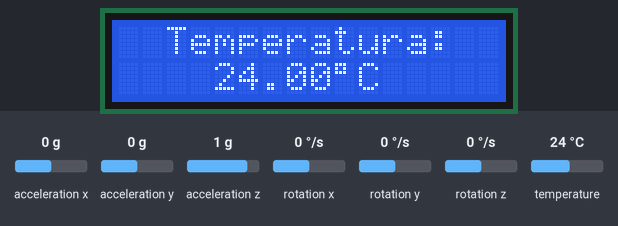
Recording of a sketch running on a simulated Arduino Uno, built with avr-gcc and run on an emulated ATmega328P. On the bench: 16×2 character LCD. The test bench sets the inputs (shaded band); at power-on: temperature 24 °C, acceleration x 0 g, acceleration y 0 g, acceleration z 1 g, rotation x 0 °/s, rotation y 0 °/s, rotation z 0 °/s. What the sketch prints to the serial monitor is not drawn.

Above: at 1.3 s.
1.4 s: temperature set to 12 °C
At 3.4 s:
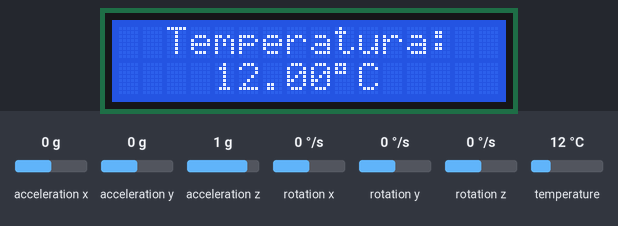
3.7 s: temperature set to 19 °C
At 4.6 s:
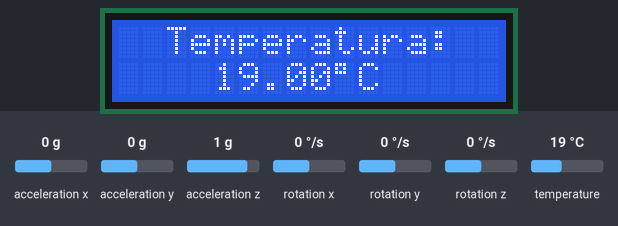
5.7 s: temperature set to 28 °C
At 6.8 s:
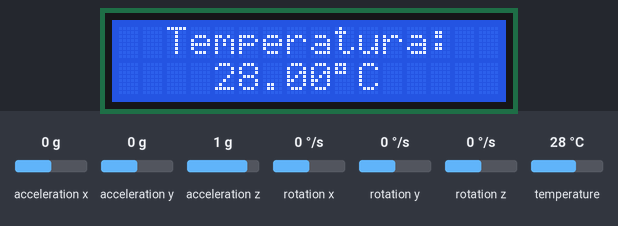
Timing chart, 0 to 8.7 s (numbered marks = the images above; inputs shaded):
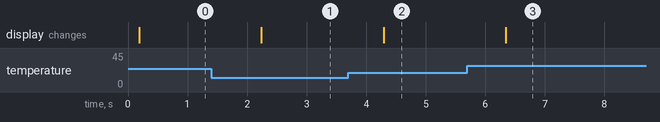

Measured:
- after the input at 1.4 s, the display: changes after 0.84 s (image 1)
- after the input at 3.7 s, the display: changes after 0.59 s (image 2)
- after the input at 5.7 s, the display: changes after 0.64 s (image 3)

The sketch:

gy87_01.ino
```cpp
#include <Adafruit_MPU6050.h>
#include <Adafruit_Sensor.h>
#include <LiquidCrystal_I2C.h>

//MPU6050 object
Adafruit_MPU6050 mpu;
//LCD_I2 object (liquid crystal screen)
LiquidCrystal_I2C lcd = LiquidCrystal_I2C(0x27, 16, 2);

void setup() {
  Serial.begin(115200);
  //while (!Serial)
  //  delay(10);

  // Initiate the LCD:
  lcd.init();
  lcd.backlight();

  // Try to initialize MPU sensor!
  if (!mpu.begin(0x68)) {
    Serial.println("Failed to find MPU6050 chip");
    while (1) {
      delay(10);
    }
  }
  Serial.println("MPU6050 Found!");

  mpu.setAccelerometerRange(MPU6050_RANGE_8_G); //Possible ranges: 2G, 4G, 8G, 16G
  mpu.setGyroRange(MPU6050_RANGE_500_DEG); //Possible ranges: 250deg, 500deg, 1000deg, 2000deg
  mpu.setFilterBandwidth(MPU6050_BAND_5_HZ); //Ranges: 5 Hz, 10 Hz, 21 Hz, 44 Hz, 94 Hz, 184 Hz, 260 Hz

  Serial.println("");
  delay(100);
}


void loop() {
  // Get sensors' values
  sensors_event_t a, gy, temp;
  mpu.getEvent(&a, &gy, &temp);

  Serial.print("Aceleracion X: ");  Serial.print(a.acceleration.x);
  Serial.print(", Y: ");  Serial.print(a.acceleration.y);
  Serial.print(", Z: ");  Serial.print(a.acceleration.z);
  Serial.println(" m/s^2");

  Serial.print("Rotacion X: ");  Serial.print(gy.gyro.x);
  Serial.print(", Y: ");  Serial.print(gy.gyro.y);
  Serial.print(", Z: ");  Serial.print(gy.gyro.z);
  Serial.println(" rad/s");

  Serial.print("Temperatura: "); Serial.print(temp.temperature); Serial.println(" degC");

  Serial.println("");

  //Write in the LCD
  lcd.setCursor(2,0);
  lcd.print("Temperatura:");
  lcd.setCursor(4,1);
  lcd.print(String(temp.temperature, 2)); //Write temperature
  lcd.write((char) 0xDF); //Degree symbol in Hitachi A-00 ROM
  lcd.print("C");

  delay(1000);
}
```
